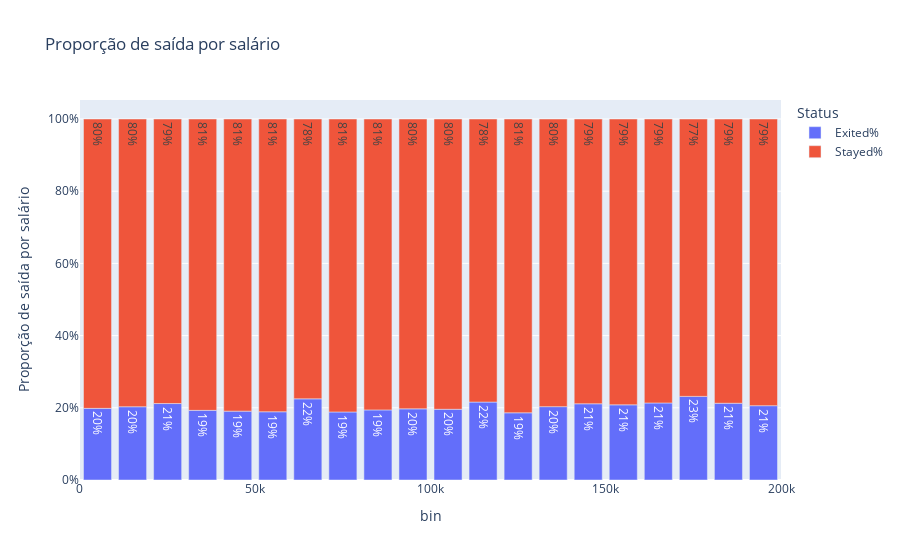

Notebook code for this chart:
### Markdown cell above
Há uma diferença entre as proporções, vamos incluir a flag `HasBalance` nos dados, e analisar os coeficentes quando fizermos a regressão desejada. Deste modo, vamos separar o peso do tamanho do saldo e o peso do fato de não haver saldo. Ao comparar os coeficentes, teresmo mais ciência da relevância de ambos.

## EstimatedSalary

Vejamos agora o possível efeito do salário estimado. Novamente, vamos usar valores em baldes para análise preliminar:

### Code cell
estimated_salary_counting = count_exited(X_raw, Y, 'EstimatedSalary')
binned_estimated_salary_counting = binned_counting(estimated_salary_counting, 'EstimatedSalary', num_bins=20)
plot_counting('Proporção de saída por salário', binned_estimated_salary_counting)

### Figure 1 — Plotly figure (JSON) as saved in the notebook; plotly's stock layout.template omitted (floating-point values rounded to 4 significant figures)
{"data": [{"hovertemplate": "Status=Exited%<br>bin=%{x}<br>Proportion=%{y}<br>text=%{text}<extra></extra>", "legendgroup": "Exited%", "marker": {"color": "#636efa", "pattern": {"shape": ""}}, "name": "Exited%", "orientation": "v", "showlegend": true, "text": ["20%", "20%", "21%", "19%", "19%", "19%", "22%", "19%", "19%", "20%", "20%", "22%", "19%", "20%", "21%", "21%", "21%", "23%", "21%", "21%"], "textposition": "auto", "type": "bar", "x": [5011.0, 15010.0, 25010.0, 35010.0, 45010.0, 55010.0, 65010.0, 75000.0, 85000.0, 95000.0, 105000.0, 115000.0, 125000.0, 135000.0, 145000.0, 155000.0, 165000.0, 175000.0, 185000.0, 195000.0], "xaxis": "x", "y": [0.1984, 0.2029, 0.2118, 0.1929, 0.1908, 0.189, 0.2249, 0.1885, 0.1941, 0.1972, 0.1959, 0.2159, 0.1861, 0.2032, 0.2111, 0.2082, 0.2134, 0.2316, 0.2126, 0.2059], "yaxis": "y"}, {"hovertemplate": "Status=Stayed%<br>bin=%{x}<br>Proportion=%{y}<br>text=%{text}<extra></extra>", "legendgroup": "Stayed%", "marker": {"color": "#EF553B", "pattern": {"shape": ""}}, "name": "Stayed%", "orientation": "v", "showlegend": true, "text": ["80%", "80%", "79%", "81%", "81%", "81%", "78%", "81%", "81%", "80%", "80%", "78%", "81%", "80%", "79%", "79%", "79%", "77%", "79%", "79%"], "textposition": "auto", "type": "bar", "x": [5011.0, 15010.0, 25010.0, 35010.0, 45010.0, 55010.0, 65010.0, 75000.0, 85000.0, 95000.0, 105000.0, 115000.0, 125000.0, 135000.0, 145000.0, 155000.0, 165000.0, 175000.0, 185000.0, 195000.0], "xaxis": "x", "y": [0.8016, 0.7971, 0.7882, 0.8071, 0.8092, 0.811, 0.7751, 0.8115, 0.8059, 0.8028, 0.8041, 0.7841, 0.8139, 0.7968, 0.7889, 0.7918, 0.7866, 0.7684, 0.7874, 0.7941], "yaxis": "y"}], "layout": {"autosize": true, "barmode": "relative", "hovermode": "x unified", "legend": {"title": {"text": "Status"}, "tracegroupgap": 0}, "title": {"text": "Proporção de saída por salário"}, "xaxis": {"anchor": "y", "autorange": true, "domain": [0, 1], "range": [11.58, 200000.0], "title": {"text": "bin"}, "type": "linear"}, "yaxis": {"anchor": "x", "autorange": true, "domain": [0, 1], "range": [0, 1.053], "tickformat": ".0%", "title": {"text": "Proporção de saída por salário"}, "type": "linear"}}}
